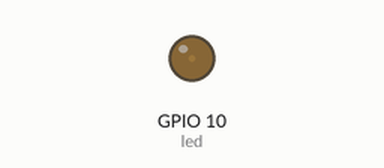
This program was run on a simulated Raspberry Pi (BCM pin numbers). On the bench: output pins drawn as LEDs (lit = HIGH). What the program prints to the terminal is not drawn.

Above: at 0.05 s.
At 0.9 s:
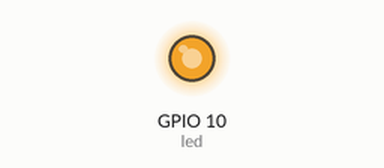
At 1.3 s:
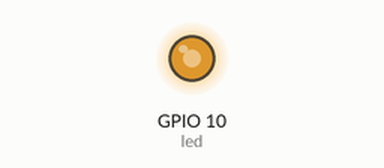
At 1.75 s:
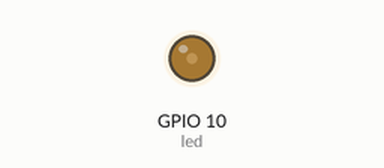
Timing chart, 0 to 4.6 s (numbered marks = the images above):
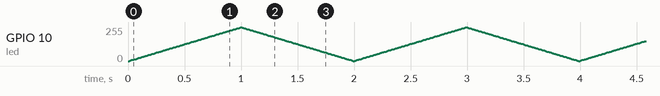

The program:

pulseled.py
```python
import time
import RPi.GPIO as GPIO

# Assign the hardware PWM pin and name it
led = 10
RUNNING = True

# Configure the GPIO to BCM and set it to output mode
GPIO.setmode(GPIO.BCM)
GPIO.setup(led, GPIO.OUT)
GPIO.setwarnings(False)

# Set PWM
pwm = GPIO.PWM(led, 100)

print "Pulsating LED. Press CTRL + C to quit"

# Main loop
try:
    while RUNNING:
	GPIO.setwarnings(False)
    # Start PWM with the LED off
        pwm.start(0)
        # Slowly ramp up the brightness of the LED
	up = 0
        for x in range (0,100):
            pwm.ChangeDutyCycle(up)
            # Pause to slow ramping
            time.sleep(0.01)
            up = up + 1
        down = 99
        for x in range (0,99):
            pwm.ChangeDutyCycle(down)
            # Pause to slow ramping
            time.sleep(0.01)
            down = down - 1

# If CTRL+C is pressed the main loop is broken
except KeyboardInterrupt:
    RUNNING = False
    print "\Quitting"

# Actions under 'finally' will always be called
finally:
    # Stop and finish cleanly so the pins
    # are available to be used again
    pwm.stop()
    GPIO.cleanup()
```
